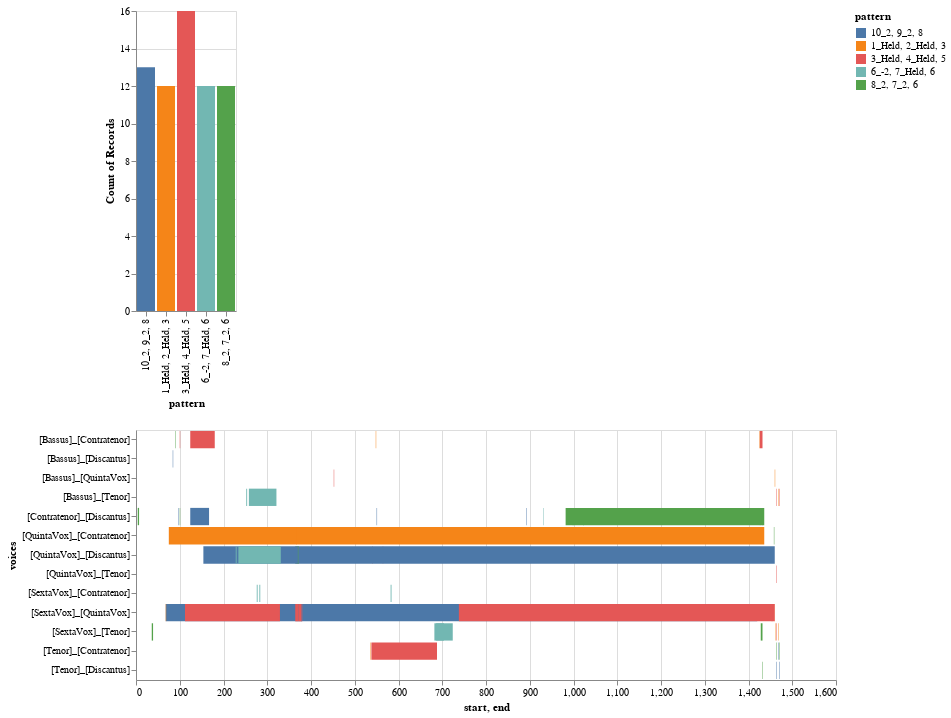

Write notebook code for a chart like this one.
### Code cell
h_ng_top_patterns_df = h_ng.stack().value_counts().to_frame().head(5)
h_ng_chart, h_ng_heat_map_df = viz.plot_ngrams_heatmap(model, h_ng, patterns=h_ng_top_patterns_df.index.to_list())
h_ng_chart

### Figure 1 — Vega-Lite specification as saved in the notebook (floating-point values rounded to 4 significant figures)
{"config": {"view": {"continuousWidth": 400, "continuousHeight": 300}}, "vconcat": [{"mark": "bar", "encoding": {"color": {"type": "nominal", "field": "pattern"}, "opacity": {"condition": {"value": 1, "selection": "selector003"}, "value": 0.2}, "x": {"type": "nominal", "field": "pattern"}, "y": {"type": "nominal", "aggregate": "count", "field": "pattern"}}, "selection": {"selector003": {"type": "multi", "fields": ["pattern"]}}}, {"mark": "bar", "encoding": {"color": {"type": "nominal", "field": "pattern"}, "x": {"type": "quantitative", "field": "start"}, "x2": {"field": "end"}, "y": {"type": "nominal", "field": "voices"}}, "height": 250, "transform": [{"filter": {"selection": "selector003"}}], "width": 700}], "data": {"name": "data-5979aa05ffdd622e34bb1343d62ad109"}, "$schema": "https://vega.github.io/schema/vega-lite/v4.8.1.json", "datasets": {"data-5979aa05ffdd622e34bb1343d62ad109": [{"start": 4.0, "end": 7.0, "pattern": "8_2, 7_2, 6", "voices": "[Contratenor]_[Discantus]"}, {"start": 96.0, "end": 97.0, "pattern": "10_2, 9_2, 8", "voices": "[Contratenor]_[Discantus]"}, {"start": 100.0, "end": 101.0, "pattern": "8_2, 7_2, 6", "voices": "[Contratenor]_[Discantus]"}, {"start": 124.0, "end": 167.0, "pattern": "10_2, 9_2, 8", "voices": "[Contratenor]_[Discantus]"}, {"start": 550.0, "end": 551.0, "pattern": "10_2, 9_2, 8", "voices": "[Contratenor]_[Discantus]"}, {"start": 892.0, "end": 893.0, "pattern": "10_2, 9_2, 8", "voices": "[Contratenor]_[Discantus]"}, {"start": 931.0, "end": 932.0, "pattern": "6_-2, 7_Held, 6", "voices": "[Contratenor]_[Discantus]"}, {"start": 998.0, "end": 1000.0, "pattern": "6_-2, 7_Held, 6", "voices": "[Contratenor]_[Discantus]"}, {"start": 1022.0, "end": 1024.0, "pattern": "6_-2, 7_Held, 6", "voices": "[Contratenor]_[Discantus]"}, {"start": 1426.0, "end": 1427.0, "pattern": "10_2, 9_2, 8", "voices": "[Contratenor]_[Discantus]"}, {"start": 1432.0, "end": 1433.0, "pattern": "10_2, 9_2, 8", "voices": "[Contratenor]_[Discantus]"}, {"start": 1436.0, "end": 982.0, "pattern": "8_2, 7_2, 6", "voices": "[Contratenor]_[Discantus]"}, {"start": 538.0, "end": 688.0, "pattern": "3_Held, 4_Held, 5", "voices": "[Tenor]_[Contratenor]"}, {"start": 536.0, "end": 537.0, "pattern": "1_Held, 2_Held, 3", "voices": "[Tenor]_[Contratenor]"}, {"start": 1464.0, "end": 1465.0, "pattern": "8_2, 7_2, 6", "voices": "[Tenor]_[Contratenor]"}, {"start": 1468.0, "end": 1469.0, "pattern": "10_2, 9_2, 8", "voices": "[Tenor]_[Contratenor]"}, {"start": 1470.0, "end": 1471.0, "pattern": "8_2, 7_2, 6", "voices": "[Tenor]_[Contratenor]"}, {"start": 1432.0, "end": 1433.0, "pattern": "8_2, 7_2, 6", "voices": "[Tenor]_[Discantus]"}, {"start": 1464.0, "end": 1465.0, "pattern": "10_2, 9_2, 8", "voices": "[Tenor]_[Discantus]"}, {"start": 1470.0, "end": 1471.0, "pattern": "10_2, 9_2, 8", "voices": "[Tenor]_[Discantus]"}, {"start": 1464.0, "end": 1465.0, "pattern": "3_Held, 4_Held, 5", "voices": "[QuintaVox]_[Tenor]"}, {"start": 1436.0, "end": 75.0, "pattern": "1_Held, 2_Held, 3", "voices": "[QuintaVox]_[Contratenor]"}, {"start": 1458.0, "end": 1459.0, "pattern": "8_2, 7_2, 6", "voices": "[QuintaVox]_[Contratenor]"}, {"start": 366.0, "end": 367.0, "pattern": "1_Held, 2_Held, 3", "voices": "[QuintaVox]_[Contratenor]"}, {"start": 540.0, "end": 541.0, "pattern": "3_Held, 4_Held, 5", "voices": "[QuintaVox]_[Discantus]"}, {"start": 564.0, "end": 565.0, "pattern": "3_Held, 4_Held, 5", "voices": "[QuintaVox]_[Discantus]"}, {"start": 364.0, "end": 372.0, "pattern": "8_2, 7_2, 6", "voices": "[QuintaVox]_[Discantus]"}, {"start": 1460.0, "end": 154.0, "pattern": "10_2, 9_2, 8", "voices": "[QuintaVox]_[Discantus]"}, {"start": 370.0, "end": 371.0, "pattern": "8_2, 7_2, 6", "voices": "[QuintaVox]_[Discantus]"}, {"start": 228.0, "end": 230.0, "pattern": "6_-2, 7_Held, 6", "voices": "[QuintaVox]_[Discantus]"}, {"start": 234.0, "end": 331.0, "pattern": "6_-2, 7_Held, 6", "voices": "[QuintaVox]_[Discantus]"}, {"start": 1420.0, "end": 68.0, "pattern": "10_2, 9_2, 8", "voices": "[SextaVox]_[QuintaVox]"}, {"start": 68.0, "end": 69.0, "pattern": "1_Held, 2_Held, 3", "voices": "[SextaVox]_[QuintaVox]"}, {"start": 112.0, "end": 329.0, "pattern": "3_Held, 4_Held, 5", "voices": "[SextaVox]_[QuintaVox]"}, {"start": 364.0, "end": 372.0, "pattern": "3_Held, 4_Held, 5", "voices": "[SextaVox]_[QuintaVox]"}, {"start": 372.0, "end": 380.0, "pattern": "3_Held, 4_Held, 5", "voices": "[SextaVox]_[QuintaVox]"}, {"start": 1452.0, "end": 1453.0, "pattern": "1_Held, 2_Held, 3", "voices": "[SextaVox]_[QuintaVox]"}, {"start": 1458.0, "end": 1459.0, "pattern": "1_Held, 2_Held, 3", "voices": "[SextaVox]_[QuintaVox]"}, {"start": 1460.0, "end": 738.0, "pattern": "3_Held, 4_Held, 5", "voices": "[SextaVox]_[QuintaVox]"}, {"start": 1454.0, "end": 1455.0, "pattern": "3_Held, 4_Held, 5", "voices": "[SextaVox]_[QuintaVox]"}, {"start": 378.0, "end": 379.0, "pattern": "10_2, 9_2, 8", "voices": "[SextaVox]_[QuintaVox]"}, {"start": 1428.0, "end": 1432.0, "pattern": "8_2, 7_2, 6", "voices": "[SextaVox]_[Tenor]"}, {"start": 686.0, "end": 704.0, "pattern": "6_-2, 7_Held, 6", "voices": "[SextaVox]_[Tenor]"}, {"start": 1462.0, "end": 1463.0, "pattern": "1_Held, 2_Held, 3", "voices": "[SextaVox]_[Tenor]"}, {"start": 1464.0, "end": 1465.0, "pattern": "3_Held, 4_Held, 5", "voices": "[SextaVox]_[Tenor]"}, {"start": 1468.0, "end": 1469.0, "pattern": "1_Held, 2_Held, 3", "voices": "[SextaVox]_[Tenor]"}, {"start": 36.0, "end": 39.0, "pattern": "8_2, 7_2, 6", "voices": "[SextaVox]_[Tenor]"}, {"start": 682.0, "end": 724.0, "pattern": "6_-2, 7_Held, 6", "voices": "[SextaVox]_[Tenor]"}, {"start": 276.0, "end": 278.0, "pattern": "6_-2, 7_Held, 6", "voices": "[SextaVox]_[Contratenor]"}, {"start": 282.0, "end": 284.0, "pattern": "6_-2, 7_Held, 6", "voices": "[SextaVox]_[Contratenor]"}, {"start": 582.0, "end": 584.0, "pattern": "6_-2, 7_Held, 6", "voices": "[SextaVox]_[Contratenor]"}, {"start": 452.0, "end": 453.0, "pattern": "3_Held, 4_Held, 5", "voices": "[Bassus]_[QuintaVox]"}, {"start": 1460.0, "end": 1461.0, "pattern": "1_Held, 2_Held, 3", "voices": "[Bassus]_[QuintaVox]"}, {"start": 1464.0, "end": 1465.0, "pattern": "3_Held, 4_Held, 5", "voices": "[Bassus]_[Tenor]"}, {"start": 1468.0, "end": 1469.0, "pattern": "1_Held, 2_Held, 3", "voices": "[Bassus]_[Tenor]"}, {"start": 1470.0, "end": 1471.0, "pattern": "3_Held, 4_Held, 5", "voices": "[Bassus]_[Tenor]"}, {"start": 252.0, "end": 254.0, "pattern": "6_-2, 7_Held, 6", "voices": "[Bassus]_[Tenor]"}, {"start": 258.0, "end": 321.0, "pattern": "6_-2, 7_Held, 6", "voices": "[Bassus]_[Tenor]"}, {"start": 100.0, "end": 101.0, "pattern": "3_Held, 4_Held, 5", "voices": "[Bassus]_[Contratenor]"}, {"start": 124.0, "end": 180.0, "pattern": "3_Held, 4_Held, 5", "voices": "[Bassus]_[Contratenor]"}, {"start": 548.0, "end": 549.0, "pattern": "1_Held, 2_Held, 3", "voices": "[Bassus]_[Contratenor]"}, {"start": 1424.0, "end": 1425.0, "pattern": "1_Held, 2_Held, 3", "voices": "[Bassus]_[Contratenor]"}, {"start": 1426.0, "end": 1432.0, "pattern": "3_Held, 4_Held, 5", "voices": "[Bassus]_[Contratenor]"}, {"start": 90.0, "end": 91.0, "pattern": "8_2, 7_2, 6", "voices": "[Bassus]_[Contratenor]"}, {"start": 84.0, "end": 85.0, "pattern": "10_2, 9_2, 8", "voices": "[Bassus]_[Discantus]"}]}}
